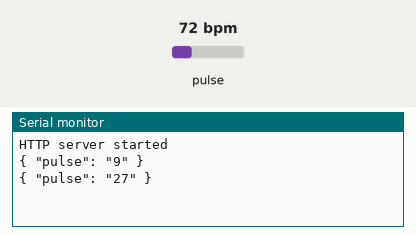
Bench run of a sketch on a simulated ESP8266 (NodeMCU). Shown: the last lines printed to the serial monitor. Inputs (shaded band) come from the test bench; at power-on: pulse 72 bpm. WiFi joins after 1.5 s; servers stay silent unless stated; storage starts empty.

Above: at 2.7 s.
2.8 s: pulse set to 42 bpm
At 4.2 s:
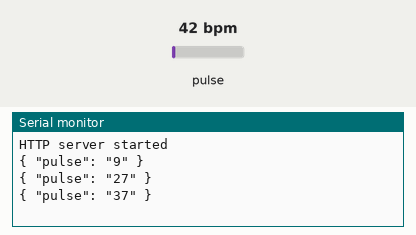
4.3 s: pulse set to 70 bpm
At 5.4 s:
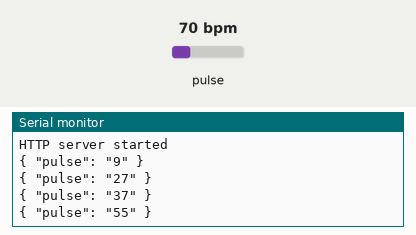
Timing chart, 0 to 7.3 s (numbered marks = the images above; inputs shaded):
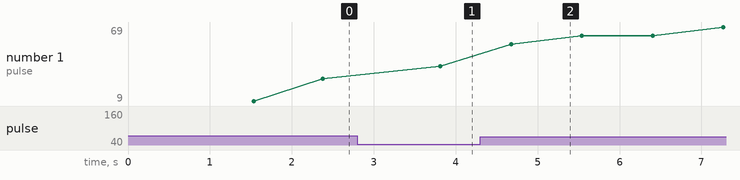

Measured:
- after the input at 2.8 s, the serial monitor: prints a new line after 1.0 s (image 1)
- after the input at 4.3 s, the serial monitor: prints a new line after 0.38 s (image 2)
- plotted number 1: 27 → 37 after the input at 2.8 s, 37 → 69 after the input at 4.3 s

The sketch:

tension-app-arduino.ino
```cpp
#include <ESP8266WiFi.h>
#include <DNSServer.h>
//https://github.com/alanswx/ESPAsyncWiFiManager#install-through-library-manager
#include <ESPAsyncWiFiManager.h>

//https://github.com/me-no-dev/ESPAsyncTCP
//https://github.com/me-no-dev/ESPAsyncWebServer
#include <ESPAsyncWebServer.h>
//https://github.com/Links2004/arduinoWebSockets --> Libreria "WebSockets (client + server)"
#include <WebSocketsServer.h>

#include <FS.h>

#include <Wire.h>
//https://github.com/sparkfun/SparkFun_MAX3010x_Sensor_Library
#include "MAX30105.h"  //MAX3010x library
#include "heartRate.h" //Heart rate calculating algorithm

MAX30105 particleSensor;
const byte RATE_SIZE = 4; //Increase this for more averaging. 4 is good.
byte rates[RATE_SIZE];    //Array of heart rates
byte rateSpot = 0;
long lastBeat = 0; //Time at which the last beat occurred
float beatsPerMinute;
int beatAvg;

char datagram[80];

WebSocketsServer webSocket = WebSocketsServer(81);

AsyncWebServer server(80);
DNSServer dns;

bool wifi = true;

void InitServer()
{

    SPIFFS.begin(); // Start the SPI Flash Files System
    //https://github.com/esp8266/arduino-esp8266fs-plugin
    server.serveStatic("/", SPIFFS, "/").setDefaultFile("index.html");

    server.begin();
    Serial.println("HTTP server started");
}

void setup()
{
    Serial.begin(115200);

    if(wifi==true){
      // Creamos una instancia de la clase WiFiManager
      AsyncWiFiManager wifiManager(&server, &dns);

      // Descomentar para resetear configuración
      //wifiManager.resetSettings();

      // Cremos AP y portal cautivo
      wifiManager.autoConnect("ESP8266Temp");
      //Serial.println("Ya estás conectado: "+ WiFi.localIP());
      webSocket.begin();
      //webSocket.onEvent(webSocketEvent);
    }

    // Initialize sensor
    particleSensor.begin(Wire, I2C_SPEED_FAST); //Use default I2C port, 400kHz speed
    particleSensor.setup();                     //Configure sensor with default settings
    particleSensor.setPulseAmplitudeRed(0x0A);  //Turn Red LED to low to indicate sensor is running

    if(wifi==true) InitServer();
}

void loop()
{
    webSocket.loop();

    long irValue = particleSensor.getIR();
    //Reading the IR value it will permit us to know if there's a finger on the sensor or not

    //Also detecting a heartbeat
    if (irValue > 7000)
    {
        //If a heart beat is detected
        if (checkForBeat(irValue) == true)
        {
            //We sensed a beat!
            long delta = millis() - lastBeat;
            //Measure duration between two beats
            lastBeat = millis();

            //Calculating the BPM
            beatsPerMinute = 60 / (delta / 1000.0);

            //To calculate the average we strore some values (4) then do some math to calculate the average
            if (beatsPerMinute < 255 && beatsPerMinute > 20)
            {
                //Store this reading in the array
                rates[rateSpot++] = (byte)beatsPerMinute;
                //Wrap variable
                rateSpot %= RATE_SIZE;

                //Take average of readings
                beatAvg = 0;
                for (byte x = 0; x < RATE_SIZE; x++)
                    beatAvg += rates[x];
                beatAvg /= RATE_SIZE;
            }

            sprintf(datagram, "{ \"pulse\": \"%lu\" }", beatAvg);
            if(wifi==true) webSocket.broadcastTXT(datagram);
            Serial.println(datagram);
        }
    }
}
```
